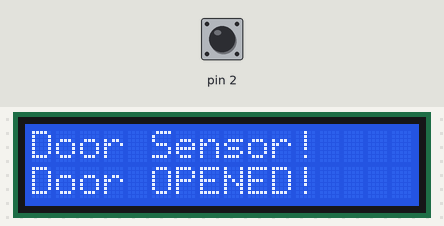
Bench run of a sketch on a simulated Arduino Uno, built with avr-gcc and run on an emulated ATmega328P. Parts: 16×2 character LCD. Inputs (shaded band) come from the test bench; at power-on: pin 2 HIGH.

Above: at 1.2 s.
1.3 s: pin 2 pulled LOW for 0.6 s
At 2.0 s:
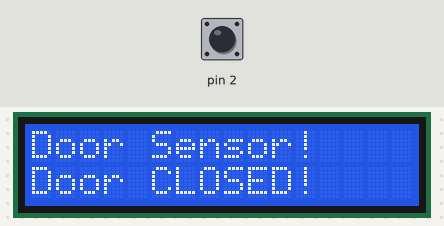
3.6 s: pin 2 pulled LOW for 3.2 s
Timing chart, 0 to 6.6 s (numbered marks = the images above; inputs shaded):
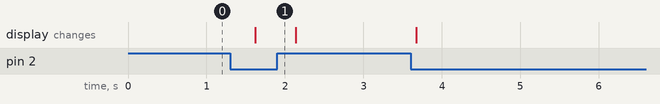

Measured:
- after the input at 1.3 s, the display: changes after 0.32 s (image 1)

The sketch:

006_mc38_1602lcd.ino
```cpp
#include <Wire.h>  //LCD
#include <LiquidCrystal_I2C.h> //LCD

//LCD관련
LiquidCrystal_I2C lcd(0x27,16,2);

void setup() {
  pinMode(2,INPUT_PULLUP); //도어센서
  lcd.init(); //LCD시작
  lcd.backlight(); //LCD백라이트 켜기

  //첫번째줄 데이터 제목
  lcd.setCursor(0,0); //LCD 1번째 줄에
  lcd.print("Door Sensor!"); //제목을 출력
}

void loop() {
  if(digitalRead(2) == LOW){
    //문이 닫혔다고 감지되었다면~
    lcd.setCursor(0,1); //LCD 2번째 줄에
    lcd.print("Door CLOSED!"); //이걸 출력
  }else{
    //문이 열렸다고 감지되었다면~
    lcd.setCursor(0,1); //LCD 2번째 줄에
    lcd.print("Door OPENED!"); //이걸 출력
  }
  delay(500);
}
```
